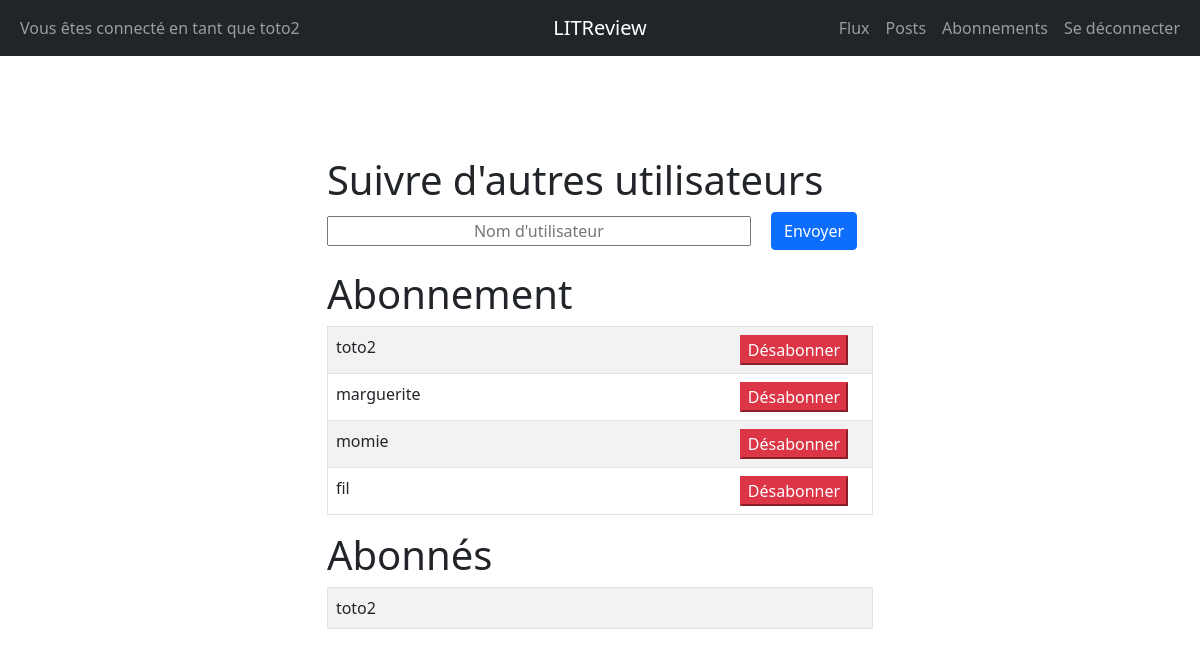
/abonnements/ (signed in), run on the app's committed database.
### inscription/models.py (models this page shows)
class User(AbstractUser):
    pass

class UserFollows(models.Model):
    user = models.ForeignKey(User, on_delete=models.CASCADE, related_name='following')
    followed_user = models.ForeignKey(User, on_delete=models.CASCADE, related_name='followed_by')
    class Meta:
        unique_together = ('user', 'followed_user')

### inscription/views.py (the view, shortened to what this page needs)
# urls.py: path('abonnements/', views.abonnements, name='abonnements'),
@login_required
def abonnements(request):
    form = forms.FollowForm()
    message = ''
    follow = UserFollows.objects.all().filter(user=request.user)
    followed_by = UserFollows.objects.all().filter(followed_user=request.user)
    return render(request, 'inscription/abonnements.html',
                  context={'form': form, 'follow': follow, 'followed_by': followed_by, 'message': message})

### inscription/forms.py
class FollowForm(forms.Form):
    username = forms.CharField(
        widget=forms.TextInput(attrs={'placeholder': 'Nom d\'utilisateur', 'size': '40px', 'class': 'text-center'}, ),
        label='')

### inscription/templates/inscription/abonnements.html (shortened to what this page needs)
{% extends 'inscription/base.html' %}
{% block content %}
<div class="d-flex flex-column">
    <div>
        <h1>Suivre d'autres utilisateurs</h1>
        <div>
            <form method="post">
                {{ form }}
                <button type="submit" class="btn btn-primary mx-3 mb-1">Envoyer</button>
            </form>
        </div>
    </div>
    <div>
        <h1>Abonnement</h1>
        <table class="table table-striped border">
            {% for i in follow %}
             <tr>
                  <td>{{ i.followed_user }}</td>
                  <td class="text-end">
                      <form action="{% url 'abonnements' %}" method="post" >
                          <button type="submit" class=" btn-danger mx-3 ">Désabonner</button>
                      </form>
                  </td>
              </tr>
            {% endfor %}
        </table>
    </div>
    <div>
        <h1>Abonnés</h1>
          <table class="table table-striped border">
              {% for i in followed_by %}
              <tr>
                  <td>{{ i.user }}</td>
              </tr>
              {% endfor %}
          </table>
    </div>
</div>
{% endblock %}

### inscription/templates/inscription/base.html (shortened to what this page needs)
<!DOCTYPE html>
<html lang="en">
    <head>
        <link href="https://cdn.jsdelivr.net/npm/bootstrap@5.1.3/dist/css/bootstrap.min.css" rel="stylesheet">
    </head>
    <body>
    <nav class="navbar navbar-expand-md navbar-dark bg-dark">
    <div class="container-fluid">
        <div class="navbar-collapse collapse w-100 order-1 order-md-0 dual-collapse2">
            {%  if user.is_authenticated %}
              <ul class="navbar-nav me-auto">
                <li class="nav-item active">
                    <a class="nav-link" href="#">Vous êtes connecté en tant que {{ request.user }}</a>
                </li>
            </ul>
            {% endif %}
        </div>
        <div class="mx-auto order-0">
            <a class="navbar-brand mx-auto" href="{% url 'accueil' %}">LITReview</a>
        </div>
        <div class="navbar-collapse collapse w-100 order-3 dual-collapse2">
            {%  if user.is_authenticated %}
            <ul class="navbar-nav ms-auto">
                <li class="nav-item">
                    <a class="nav-link" href={% url 'flux' %}>Flux</a>
                </li>
                <li class="nav-item">
                    <a class="nav-link" href={% url 'my_posts' %}>Posts</a>
                </li>
                <li class="nav-item">
                    <a class="nav-link" href={% url 'abonnements' %}>Abonnements</a>
                </li>
                <li class="nav-item">
            <a class="nav-link" href="{% url 'logout' %}">Se déconnecter</a>
                </li>
            </ul>
            {% endif %}
        </div>
    </div>
</nav>
    <div class="d-flex justify-content-center" style="margin-top:100px;">
    {% block content %}{% endblock %}
    </div>
    </body>
</html>

### data on the page
User: user "toto2"
UserFollows: followed_user "toto2", user "toto2"
UserFollows: followed_user "marguerite"
UserFollows: followed_user "momie"
UserFollows: followed_user "fil"
